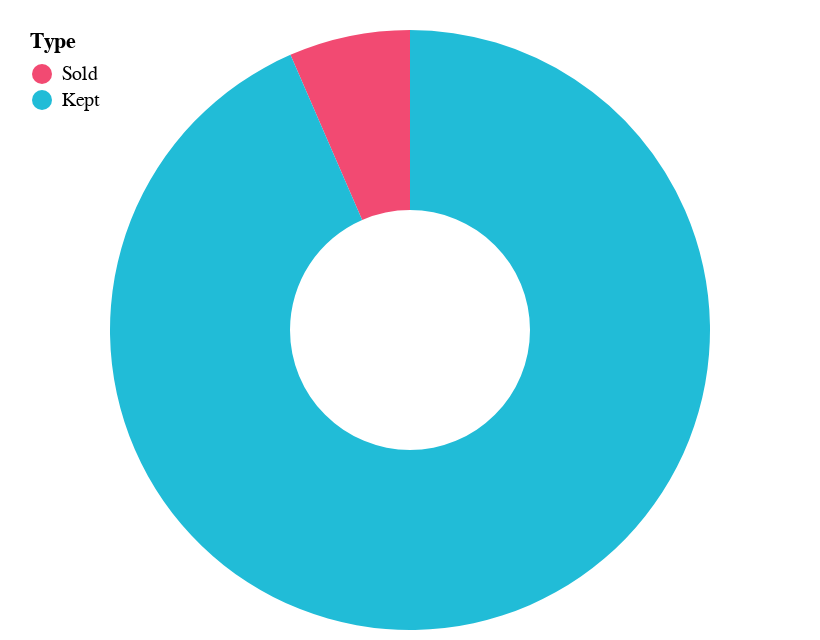

Write notebook code for a chart like this one.
### Code cell
cp.sender_airdrop_op_charts(dp.amount_airdropped_dumped_df, dp.amount_airdropped_dumped_df.columns)

### Figure 1 — Vega-Lite specification as saved in the notebook (floating-point values rounded to 4 significant figures)
{"config": {"view": {"continuousWidth": 400, "continuousHeight": 300, "strokeOpacity": 0}}, "data": {"name": "data-0d3385ab4b83f23ef6d83c5f24ebc3f2"}, "mark": {"type": "arc", "innerRadius": 60}, "encoding": {"color": {"field": "Type", "legend": {"direction": "vertical", "legendY": -10, "orient": "none", "padding": 10}, "scale": {"domain": ["Sold", "Kept"], "range": ["#F24A72", "#21bcd7"]}, "type": "nominal"}, "theta": {"field": "Amount", "type": "quantitative"}, "tooltip": [{"field": "Amount", "type": "nominal"}, {"field": "Type", "type": "nominal"}]}, "$schema": "https://vega.github.io/schema/vega-lite/v4.17.0.json", "datasets": {"data-0d3385ab4b83f23ef6d83c5f24ebc3f2": [{"Type": "Sold", "Amount": 698100.0}, {"Type": "Kept", "Amount": 10000000.0}]}}
